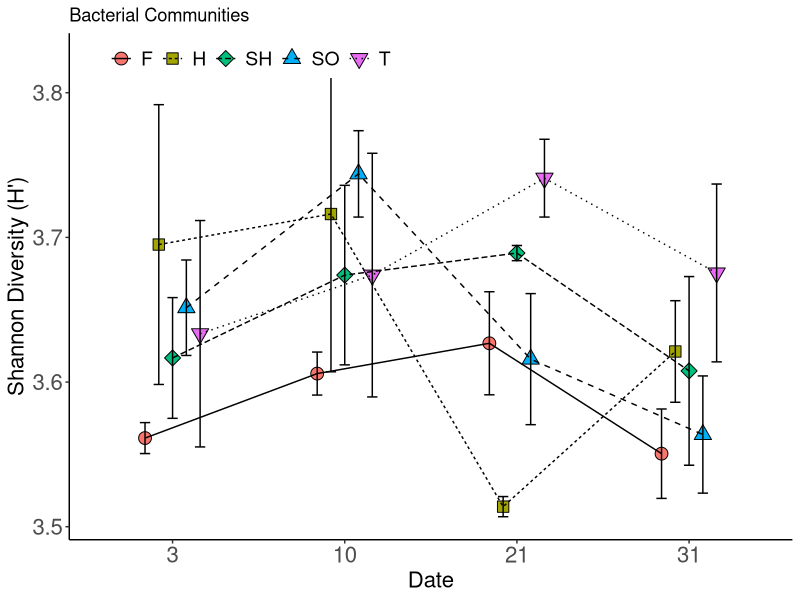

This chart was generated by the following R code: (Note: this script raises an error after producing the figure.)
## ---- chunk 1

bacteria.df=read.csv("nbc16s.final.subsample.tax.summary.csv") #csv formatted data from mothur
#its.df<-read.delim(file="nbcits.final.an.0.01.cons.tax.summary") #otherwise formatted data from mothur

##Loading Packages
# ipak function: install and load multiple R packages.
# checks to see if packages are installed. Install them if they are not, then load them into the R session.

ipak <- function(pkg){
    new.pkg <- pkg[!(pkg %in% installed.packages()[, "Package"])]
    if (length(new.pkg)) 
        install.packages(new.pkg, dependencies = TRUE, repos='http://cran.us.r-project.org')
    sapply(pkg, require, character.only = TRUE)
}

# Package list.  Contains all needed packages as a this writing.  To update, simply add new package name to the list!
packages <- c("ggplot2", 
              "plyr", 
              "reshape2", 
              "RColorBrewer", 
              "scales", 
              "grid",
              "VennDiagram",
              "bibtex",
              "vegan",
              "RAM",
              "tidyr",
              "Rmisc",
              "glue",
              "reshape",
              "reshape2",
              "lemon",
              "gapminder",
              "magrittr",
              "dplyr",
              "ggpubr",
              "gridExtra",
              "patternplot",
              "tibble",
              "gplots",
              "broom",
              "data.table",
              "devtools",
              "xlsx")
ipak(packages)

#PAirwise adonis is an unofiical package that does pairwise PERMANOVA on community data.  it is marginally useful.  To active it, simply remove the # and re run the code.
#install_github("pmartinezarbizu/pairwiseAdonis/pairwiseAdonis")
#library(pairwiseAdonis)
theme_set(theme_gray(base_size = 18))
pd=position_dodge(width=0.4)

bacteria.df=bacteria.df[bacteria.df$taxon !="Chloroplast_ge",] #We forgot to remove chloroplasts before in mothur...but we can do it now too!


## ---- chunk 2

bacteria.df$taxlevel=as.factor(bacteria.df$taxlevel) #make sure taxlevel is a factor so we can pull out data  in the following analyses
bacteria.df.6=subset.data.frame(bacteria.df, taxlevel==6,drop=TRUE)  #6 is the species level  #kingdom=0
#phylum=1
#class=2
#order=3
#family=4
#genus=5
#species=6


#you'll have to update your first and last sample column name in the "vars" argument below.  You will also need to look at your sample (column) names and adjust the arguments in the separate function.  Briefly, change the arguments int he "into" list to represent the number o chunks you can split your sample name into.  Secondly,the "sep"  says how many places fromt he left or right(-) the cuts should be made to separate.  The number of values in sep should each the number of groups in into less 1.
shannon.nbc<-bacteria.df.6 %>% 
  subset(select=c(-taxlevel,-rankID,-taxon,-daughterlevels,-total)) %>% 
  mutate_at(vars(X170818HA:X170828HB),funs(diversity(.,index="shannon"))) %>%
  gather(key="Sample",value="Diversity") %>%
  distinct(Sample,Diversity) %>% 
  separate(Sample, into=c("junk","Date","Substrate","Rep"), sep=c(1,7,-1))
  

#Clean up time.  First we remove the junk column altogether.  seconldy, we do some cleaning in case controls made it in.  Lastly we want to convert our "date" code into a "day of incuation" which we do manually with the revalue function.
shannon.nbc$junk=NULL
shannon.df=droplevels(shannon.nbc[-which(shannon.nbc$Substrate=='CR'),])
shannon.df$Date=as.factor(shannon.df$Date)
shannon.df$Date=revalue(shannon.df$Date,c("170818"="3","170828"="10","170905"="21","170915"="31"))


#Now, we summarizse by Date and Susbtrate  and get means and se across our reps.  
shannon.div.summary<-shannon.df %>% 
  group_by(Date, Substrate) %>% 
  summarise(mean=mean(Diversity),se=(sd(Diversity)/sqrt(n())))
                          

#Lets plot our summarizes data.
#tell ggplot what data to plot and the basic aesthtetichs (aes) we want a line graph connecting points.  Date is on the x axis and the mean is on the y.  We are grouping them and adjustign their shape and colors by type of substrate.
#adds points and lines to the plot

shannon.div.16s=ggplot(shannon.div.summary,  aes(x=Date,y=mean,group=Substrate,shape=Substrate,fill=Substrate))+ 
  geom_point(position=pd,size=4)+
  geom_line(aes(linetype=Substrate),position=pd)+ 
  geom_errorbar(aes(ymin=mean-se,ymax=mean+se),width=0.3,position=pd)+
  ylab("Shannon Diversity (H')")+ 
  theme_classic()+ #good generla theme for clean figures
  theme(legend.position=c(0.25,0.95), #legends are ifnitiely tweakable
        legend.title=element_blank(),
        legend.direction="horizontal",
        axis.text=element_text(size=16),
        axis.title=element_text(size=16),
        legend.text=element_text(size=14))+
  scale_shape_manual(name="Substrate",values=c(21,22,23,24,25))+ #I manually changed the shape of th points.  tehre is great additional supporting info online
  ggtitle("Bacterial Communities")+
  scale_y_continuous(breaks=seq(0,5,0.1)) #for consistency I am telling it to sacel y axis from 0 to 5 by 0.1 intervals
shannon.div.16s #calls (views) the graph we made


#ggsave lets you print your plots to jpegs, pdf, etc.  Just adjust the filename and device accordingly

#ggsave(shannon.div.16s,filename="shannon_plot.pdf",device="pdf")


#Stats time
shan.anova<-tidy(aov(Diversity~Date+Substrate+Date:Substrate,data=shannon.df))
shan.anova #this is its own dataframe now....you could easily export this to excel using the write_csv function!

## ---- chunk 3
bacteria.df$taxlevel=as.factor(bacteria.df$taxlevel)
bacteria.df.6=subset.data.frame(bacteria.df, taxlevel==6,drop=TRUE)

otu.df<-bacteria.df.6 %>% 
  subset(select=c(-taxlevel,-rankID,-taxon,-daughterlevels,-total)) %>% 
  mutate_at(vars(X170818HA:X170828HB),funs(n_distinct(.))) %>% #We calculate the number of distinct taxa here!
  gather(key="Sample",value="OTU") %>%
  distinct(Sample,OTU) %>% 
  separate(Sample, into=c("junk","Date","Substrate","Rep"), sep=c(1,7,-1))


otu.df$junk=NULL
otu.df=droplevels(otu.df[-which(otu.df$Substrate=='CR'),])
otu.df$Date=as.factor(otu.df$Date)
otu.df$Date=revalue(otu.df$Date,c("170818"="3","170828"="10","170905"="21","170915"="31"))






otu.df.summary=summarySE(otu.df,measurevar="OTU",groupvars=c("Date","Substrate"),na.rm=TRUE)
#This is another, simpler form of summarizing info for plotting purposes.  I chose to leave this here as an example of how making a summary table works if you don't have to do it multiple times.

pd=position_dodge(width=0.4)
otu.plot=ggplot(otu.df.summary, 
                aes(x=Date,y=OTU,group=Substrate,shape=Substrate,fill=Substrate))+
  geom_point(position=pd,size=4)+
  geom_line(aes(linetype=Substrate),position=pd)+
  geom_errorbar(aes(ymin=OTU-se,ymax=OTU+se),width=0.3,position=pd)+
  ylab("Observed OTUs")+
  theme_classic()+
  theme(legend.position=c(0.25,0.95),
        legend.title=element_blank(),
        legend.direction="horizontal",
        axis.text=element_text(size=16),
        axis.title=element_text(size=16),
        legend.text=element_text(size=14))+
  scale_shape_manual(name="Substrate",values=c(21,22,23,24,25))
otu.plot

otu.anova<-tidy(aov(OTU~Date+Substrate+Date:Substrate,data=otu.df))
otu.anova #this is its own dataframe now....you could easily export this to excel using the write_csv function!

## ---- chunk 4

#slightly different approach here.  We are removign columns instead of ignoring them like we have previously.  This is because ti's a little cleaner to do so and this analsyis is a little mroe ocmplicated.
bacteria.df.3=subset.data.frame(bacteria.df, taxlevel==2,drop=TRUE)
bacteria.df.3$taxlevel=NULL 
bacteria.df.3$rankID=NULL
bacteria.df.3$daughterlevels=NULL
bacteria.df.3$total=NULL

bac.rab<-bacteria.df.3 %>% 
  gather(-taxon,key="Sample",value="obs") 
  
bac.rab<-bac.rab %>%   #relative abundance calculations
  group_by(Sample) %>% 
  mutate(total_obs=sum(obs),
         rabund=obs/total_obs) %>% 
  separate(Sample, into=c("Junk","Date","Substrate","Rep"),sep=c(1,7,-1))



bac.rab$Junk=NULL
rabund.df=droplevels(bac.rab[-which(bac.rab$Substrate=='CR'),])
rabund.df$Date=as.factor(rabund.df$Date)
rabund.df$Date=revalue(rabund.df$Date,c("170818"="3","170828"="10","170905"="21","170915"="31"))


rabund.sum.df<-rabund.df %>% 
  group_by(Date,Substrate,taxon) %>% #note the inlcusion of taxon as a group to summarise by.  We want the mean of each taxon in each Date-Substrate combination
  summarise(mean_rabund=mean(rabund),
            mean_obs=mean(obs))


##making multiple plots!
rabund.plots<-rabund.sum.df %>% #generates list of plots by Date (groubp_by command)  
  group_by(Date) %>% 
  do(plots=ggplot(.,aes(x=Substrate,y=mean_rabund,group=taxon,color=taxon,fill=taxon))+
       geom_bar(stat="identity",color="black")+
       ggtitle(paste("Day",.$Date))+ #.$Date is shorthand to pull int he value of date for the given group being produced.  Using patse allows us to add extra text.
       ylab("Relative Abundance")+
       xlab("Substrate")+
       theme_classic())
rabund.plots$plots[[1]] #calls first plot from list of plots. Repeat for as many plots as you expect




## ---- chunk 5

bacteria.df.3=subset.data.frame(bacteria.df, taxlevel==2,drop=TRUE) #Note the higher tax level...purely from a visualization standpoint
bacteria.df.3$taxlevel=NULL
bacteria.df.3$rankID=NULL
bacteria.df.3$daughterlevels=NULL
bacteria.df.3$total=NULL
bac.rab<-bacteria.df.3 %>% 
  gather(-taxon,key="Sample",value="obs") 
  
bac.rab<-bac.rab %>%   
  group_by(Sample) %>% 
  mutate(total_obs=sum(obs),
         rabund=obs/total_obs)



bac.rab<-separate(bac.rab,Sample, into=c("Junk","Date","Substrate","Rep"),sep=c(1,7,-1)) 
bac.rab$Junk=NULL

rabund.df=droplevels(bac.rab[-which(bac.rab$Substrate=='CR'),])
rabund.df$Date=as.factor(rabund.df$Date)
rabund.df$Date=revalue(rabund.df$Date,c("170818"="3","170828"="10","170905"="21","170915"="31"))

rabund.sum.df<-rabund.df %>% 
  group_by(Date,Substrate,taxon) %>% 
  summarise(mean_rabund=mean(rabund),
            mean_obs=mean(obs))



require(viridis) #viridis is a package of alternative color scales to allow for high contrast observations....i.e. whent here are very subtle changes.
ggplot(rabund.sum.df, aes(Date,taxon,fill=mean_rabund))+
  geom_tile()+
  facet_wrap(~Substrate,nrow=1)+#facet wrap splits our graph into multiuple chunks where each has a unique valeu for some factor
  scale_fill_viridis()+ 
  theme(axis.text=element_text(size=10),
        axis.title=element_text(size=10),
        legend.text=element_text(size=10))+
  ylab("Class")+
  xlab("Day of Incubation")
  
#ggsave("hm.jpeg", device="jpeg", width=7, height=10,units="in")
#you can also set dimensions when your print your figures
## ---- chunk 6
env.df <- read.csv("env.df.csv") #external data for vector fitting (laba ssays, field data,etc)
env.drops=c("8/15/2017",
            "8/22/2017",
            "8/25/2017",
            "9/1/2017",
            "9/8/2017",
            "9/12/2017") #beware of date format shifts in excel!!  I am dropping dates from the env.df because I didn't get community measurements for each date


env.df=droplevels(env.df[!(env.df$Date.Sampled %in% env.drops),],drop=TRUE)
colnames(env.df)=c("Date_Sampled",
                   "Substrate",
                   "NEP",
                   "GPP",
                   "Respiration",
                   "BG-ase",
                   "NAG-ase",
                   "P-ase",
                   "Chl.a",
                   "Biomass",
                   "Day of Incubation",
                   "SRP",
                   "NO3",
                   "NH4",
                   "doy",
                   "width",
                   "xdepth",
                   "xvelocity",
                   "xtemp",
                   "xspc",
                   "Q")

env.c.drops=c("X",  #I don't necessarily want to use all the data here, so I specified some columns to ignore (summary columns, duplicates, etc)
              "Date.Sampled",
              "Sample",
              "time",
              "doy",
              "width",
              "xdepth",
              "xvelocity",
              "xtemp",
              "xspc",
              "Q")


env.df.fit=env.df[ , !(names(env.df) %in% env.c.drops)] #this si the code to remove the specified columns

env.df.fac=env.df[,1:2] #We want to copy the first two columns of site  data here.  We can't have ANY site data present when we do our ordination.  We will reattache this site data tot he ordination table afterwards so we can make inferences and good figures.

bacteria.df.3=subset.data.frame(bacteria.df, taxlevel==3,drop=TRUE)
bacteria.df.3$taxlevel=NULL
bacteria.df.3$rankID=NULL
bacteria.df.3$daughterlevels=NULL
bacteria.df.3$total=NULL

bac.env<-bacteria.df.3 %>% 
  gather(-taxon,key="Sample",value="obs") %>% 
  separate(Sample, into=c("Junk","Date","Substrate","Rep"),sep=c(1,7,-1))

bac.env$Junk=NULL
bac.env=droplevels(bac.env[-which(bac.env$Substrate=='CR'),])
bac.env$Date=as.factor(bac.env$Date)
bac.env$Date=revalue(bac.env$Date,c("170818"="3","170828"="10","170905"="21","170915"="31"))


bac.df.sps<-bac.env %>% 
  spread(key=taxon, value=obs) %>% #spread take a tall data table and makes it wide.  each "key" value becomes a column populated by the "value"
  select(-Date,-Substrate,-Rep)


bac.ord.dist=vegdist(bac.df.sps) #vegdist in the vegab package does distances.  Bray-Curtis is default but can do many many more.
bac.ord.nmds=metaMDS(bac.ord.dist) # We use our distance matrix fromt he above line to run our NMDS
bac.ORD=data.frame(MDS1=bac.ord.nmds$points[,1],MDS2=bac.ord.nmds$points[,2])# We want to extract the X and Y coordinates for our NMDS.  
bac.ORD=cbind(bac.ORD,env.df.fac) # We paste our site data extracted above to our NMKS coordinates so we cna make figures, etc.

bac.fit=envfit(bac.ord.nmds,env.df.fit,perm=999,na.rm=T,display="sites") #Envfit is a vector fitting fucntiont hat can identify correlations between NMDS points and other data.  This is more appropriate to use on SITE data with COMMUNITY NMDS.    
#bac.fit
bac.fit.df=as.data.frame(bac.fit$vectors$arrows*sqrt(bac.fit$vectors$r)) #exracting the data to plot the vectors
bac.fit.df$species=rownames(bac.fit.df) #converting rownmaes (inaccesible data) to a column (accessible data)
bac.spp.scrs=as.data.frame(scores(bac.fit,display="vectors"))
bac.spp.scrs=cbind(bac.spp.scrs, Assay=rownames(bac.spp.scrs),bac.fit$vectors$pvals) #Combining vector coordinates, pvalues etc into a data table for plotting 
bac.spp.scrs=setnames(bac.spp.scrs, old=("bac.fit$vectors$pvals"), new=c("pvals")) #Changing the name for clarity's sake
bac.spp.scrs=bac.spp.scrs[ which (bac.spp.scrs$pvals<0.05),] #Here we select only the  vectors whose p.vals are less than 0.05.

## Ellipses.  The following tow functions are custom creations to generate elipses for our NMDS plot
 veganCovEllipse<-function (cov, center = c(0, 0), scale = 1, npoints = 100) 
  {
    theta <- (0:npoints) * 2 * pi/npoints
    Circle <- cbind(cos(theta), sin(theta))
    t(center + scale * t(Circle %*% chol(cov)))
 }
 
bac.df_ell <- data.frame()
  for(g in levels(bac.ORD$Substrate)){ # you will have to update some of these fields ....look for bac.ORD, Substrate, etc.
    bac.df_ell <- rbind(bac.df_ell, cbind(as.data.frame(with(bac.ORD[bac.ORD$Substrate==g,],
                    veganCovEllipse(cov.wt(cbind(MDS1,MDS2),wt=rep(1/length(MDS1),length(MDS1)))$cov,center=c(mean(MDS1),mean(MDS2)))))
                    ,group=g))
  }

#Plotting oru NDMS
bac.nmds=ggplot(bac.ORD)+
  geom_point(mapping= aes(MDS1,MDS2,shape=Date_Sampled,color=Substrate))+
  coord_fixed(ratio=1)+
  geom_segment(data=bac.spp.scrs, #lines for vectors
               aes(x=0, xend=bac.spp.scrs$NMDS1/4, y=0,yend=bac.spp.scrs$NMDS2/4),
               arrow=arrow(length=unit(.1, "cm")),
               color="red")+
  geom_text(data = bac.spp.scrs, #labels for vectors
            aes(x = NMDS1/4.5, y = NMDS2/4.5, label = Assay),
            size = 3) +
  geom_path(data=bac.df_ell, #ellipses
              aes(x=MDS1, y=MDS2,colour=group), 
              size=1, linetype=2)+
  ggtitle("Bacterial Communities")+
  theme_classic()+
  labs(shape="Date Sampled", 
       color="Substrate")+
  xlim(-0.3,0.3)+
  ylim(-0.3,0.3)
bac.nmds

## The scores and stress values are important metrics of NMDS quality
#scores(bac.fit, "vectors")
#bac.ord.nmds$stress


## These plots  use the facet grod approach to pull out the plot for each level of a factor (types of substrate for sinatcne)
ggplot(bac.ORD)+
  geom_point(mapping= aes(MDS1,MDS2,shape=Date_Sampled,color=Substrate,group=Substrate))+
  facet_grid(.~Date_Sampled)

ggplot(bac.ORD)+
  geom_point(mapping= aes(MDS1,MDS2,shape=Date_Sampled,color=Substrate,group=Substrate))+
  facet_grid(.~Substrate)


#This section should really be its own chunk, but since it relies directly on the distance matrices we just calculated it makes sense to just keep it here.  
#betadisper compares the area of the collected nmds points for each group you specifiy and compares it to your other group areas (a la anova).  It is analgous to homogeneity of variance test and is a great way to visualize your ordination.

#http://cc.oulu.fi/~jarioksa/softhelp/vegan/html/betadisper.html
bac.disp.Sample=betadisper(bac.ord.dist,bac.ORD$Substrate) #Grouping by Substrate type
bac.disp.Date=betadisper(bac.ord.dist,bac.ORD$Date_Sampled) #Grouping by Date
bac.perm.date=permutest(bac.disp.Date, pairwise=TRUE,permutations=1000) #analgous to an anova
TukeyHSD(bac.disp.Sample) #compaitble with tukeyhsd for pairwise comparions!  Are there significant differences in variances between our groups?
bac.perm.sample=permutest(bac.disp.Sample, pairwise=TRUE,permutations=1000)
TukeyHSD(bac.disp.Date)
bac.disp.Sample #lets plots the results.  NOte the use of capiatlization and lower case in the last term name....this is intentional!
bac.disp.Date
#test pairwise comparions between groups in nmds


## ---- chunk 7
bacteria.df.6=subset.data.frame(bacteria.df, taxlevel==6,drop=TRUE)
bacteria.df.6$taxlevel=NULL
bacteria.df.6$rankID=NULL
bacteria.df.6$daughterlevels=NULL
bacteria.df.6$total=NULL
bac.perm<-bacteria.df.6 %>% 
  gather(-taxon,key="Sample",value="obs") 




bac.perm<-separate(bac.perm,Sample, into=c("Junk","Date","Substrate","Rep"),sep=c(1,7,-1)) 
bac.perm$Junk=NULL

bac.perm=droplevels(bac.perm[-which(bac.perm$Substrate=='CR'),])
bac.perm$Date=as.factor(bac.perm$Date)
bac.perm$Date=revalue(bac.perm$Date,c("170818"="3","170828"="10","170905"="21","170915"="31"))

anosim.bac.df<-bac.perm %>% #originally I was trying to use ANOSIM, but PERMANOVA ended up being mroe appropriate...I was too lazy to change the names.
  spread(key="taxon",value="obs")

#The above is all the same as you've seen ebfore.  It may seem redundant, but it is very important that every analysis be able to stand alone if need be.  This saves time on computation (you don't have to re-run the whole file) and makes it much mroe shareable.





design.df=anosim.bac.df[,1:3] #We create a design dataframe fromt he Date, Substrate and Rep columns.  Just like before we can't have any non-numeric data present for the matrix caclulations.  This time we will call this design file directly in the function call.

#remove the design file columns from the matrix
anosim.bac.df$Date=NULL
anosim.bac.df$Substrate=NULL
anosim.bac.df$Rep=NULL

#Here we are creating distances for the PERMANOVA
bac.dist=vegdist(anosim.bac.df)
bac.ano=anosim(bac.dist,design.df$Substrate) # I left ANOSIM in here just for kicks.  Read about it here 
summary(bac.ano)


# Running the permanova
bac.perm=print(adonis(anosim.bac.df~Substrate*Date,data=design.df)) #the adonis() function is what calculates the PERMANOVA.  The interaction term is automatic and does not need to explicitly coded
bac.perm.tab=as.data.frame(bac.perm$aov.tab)
bac.perm.tab=bac.perm.tab[1:3,]
bac.perm.tab<-rownames_to_column(bac.perm.tab,var="Term") #createing a term column from rownames
bac.perm.tab # prints the table

write.xlsx(bac.perm.tab,"permanova.table.xlsx")

## Pairwise adonis is a user-created function on github.  It can be marginally helpful so I left it here but de-activated.
#pairwise.adonis(anosim.df,factors=c(design.df$Substrate), 
              #  sim.method = 'bray', 
              #  p.adjust.m ='bonferroni')

#pairwise.adonis(anosim.df,factors=c(design.df$Date), 
              #  sim.method = 'bray', 
              #  p.adjust.m ='bonferroni')

## ---- chunk 8
#extract and shape OTU table at Order level
bacteria.df.venn=subset.data.frame(bacteria.df, taxlevel==4,drop=TRUE)
drops <- c("taxlevel","rankID","daughterlevels","total","SDKC1","SDKC2","SDKC3")
bacteria.df.venn=bacteria.df.venn[ , !(names(bacteria.df.venn) %in% drops)]


#Data Prep
bacteria.df.venn=melt(bacteria.df.venn,id.vars="taxon") #melt is an older version of spread() we use everywhere else
bacteria.df.venn=dcast(bacteria.df.venn,variable~bacteria.df.venn$taxon) #dcast is an older version of gather()
bacteria.df.venn=separate(bacteria.df.venn,variable,into=c("junk","Date","Substrate"),sep=c(1,7))
bacteria.df.venn=separate(bacteria.df.venn,Substrate,into=c("Substrate","Rep"),sep=c(-1))
bacteria.df.venn$junk=NULL

bacteria.df.venn=droplevels(bacteria.df.venn[-which(bacteria.df.venn$Substrate=='CR'),])
bacteria.df.venn$Date=as.factor(bacteria.df.venn$Date)
bacteria.df.venn$Date=revalue(bacteria.df.venn$Date,c("170818"="3","170828"="10","170905"="21","170915"="31"))

#Creating lists for each substrate type
Hard=colnames(bacteria.df.venn[bacteria.df.venn$Substrate=="H",
                               apply(bacteria.df.venn[bacteria.df.venn$Substrate=="H",],
                                     MARGIN=2,function(x) any(x>0))])
Hard=Hard[-(1:3)]#dumps the extra stuff we don't need (-)denotes deletion

Soft=colnames(bacteria.df.venn[bacteria.df.venn$Substrate=="SO",
                               apply(bacteria.df.venn[bacteria.df.venn$Substrate=="SO",],
                                     MARGIN=2,function(x) any(x>0))])
Soft=Soft[-(1:3)]

Sheet=colnames(bacteria.df.venn[bacteria.df.venn$Substrate=="SH",
                                apply(bacteria.df.venn[bacteria.df.venn$Substrate=="SH",],
                                      MARGIN=2,function(x) any(x>0))])
Sheet=Sheet[-(1:3)]

Foam=colnames(bacteria.df.venn[bacteria.df.venn$Substrate=="F",
                               apply(bacteria.df.venn[bacteria.df.venn$Substrate=="F",],
                                     MARGIN=2,function(x) any(x>0))])
Foam=Foam[-(1:3)]

Tile=colnames(bacteria.df.venn[bacteria.df.venn$Substrate=="T",
                               apply(bacteria.df.venn[bacteria.df.venn$Substrate=="T",],
                                     MARGIN=2,function(x) any(x>0))])
Tile=Tile[-(1:3)]


bac.venn.list=list("Hard"=Hard,"Soft"=Soft,"Sheet"=Sheet,"Foam"=Foam,"Tile"=Tile) #list of groups to compare 
#making a list of lists we created above.  R and other languages use the lists of things often!
bac.venn=gList(venn.diagram(x=bac.venn.list,
                            filename=NULL,
                            label=TRUE,
                            main="Bacterial Communities",
                            main.fontface = 2,
                            fill=c("yellow","blue","green","red","purple"),
                            cat.cex=0.8,
                            cat.fontface=2,
                            lty=1,
                            main.pos=c(0.15,1),
                            cat.just=list(c(0.6,1) , c(0,0) , c(0,0) , c(1,1) ,c(1,0))))
bac.venn.plot=grid.arrange(gTree(children=bac.venn))

#ggsave works with the bac.venn.plot object created above

## ---- chunk 9
#extract and shape OTU table at Order level
bacteria.df.venn=subset.data.frame(bacteria.df, taxlevel==4,drop=TRUE)

drops <- c("taxlevel","rankID","daughterlevels","total","SDKC1","SDKC2","SDKC3")
bacteria.df.venn=bacteria.df.venn[ , !(names(bacteria.df.venn) %in% drops)]

bacteria.df.venn=melt(bacteria.df.venn,id.vars="taxon")
bacteria.df.venn=dcast(bacteria.df.venn,variable~bacteria.df.venn$taxon)
#rabund.df$variable=as.numeric(rabund.df$variable)
bacteria.df.venn=separate(bacteria.df.venn,variable,into=c("junk","Date","Substrate"),sep=c(1,7))
bacteria.df.venn=separate(bacteria.df.venn,Substrate,into=c("Substrate","Rep"),sep=c(-1))
bacteria.df.venn$junk=NULL

bacteria.df.venn=droplevels(bacteria.df.venn[-which(bacteria.df.venn$Substrate=='CR'),])
bacteria.df.venn$Date=as.factor(bacteria.df.venn$Date)
bacteria.df.venn$Date=revalue(bacteria.df.venn$Date,c("170818"="3","170828"="10","170905"="21","170915"="31"))

Day_3=colnames(bacteria.df.venn[bacteria.df.venn$Date=="3",apply(bacteria.df.venn[bacteria.df.venn$Date=="3",],MARGIN=2,function(x) any(x>0))])

Day_10=colnames(bacteria.df.venn[bacteria.df.venn$Date=="10",apply(bacteria.df.venn[bacteria.df.venn$Date=="10",],MARGIN=2,function(x) any(x>0))])

Day_21=colnames(bacteria.df.venn[bacteria.df.venn$Date=="21",apply(bacteria.df.venn[bacteria.df.venn$Date=="21",],MARGIN=2,function(x) any(x>0))])

Day_31=colnames(bacteria.df.venn[bacteria.df.venn$Date=="31",apply(bacteria.df.venn[bacteria.df.venn$Date=="31",],MARGIN=2,function(x) any(x>0))])

day_venn=list("Day 3"=Day_3,"Day 10"=Day_10,"Day 21"=Day_21,"Day 31"=Day_31)

bac.venn.day=gList(venn.diagram(x=day_venn,
                            filename=NULL,
                            label=TRUE,
                            main="Bacterial Communities",
                            main.fontface = 2,
                            fill=c("yellow","blue","green","red"),
                            cat.cex=0.8,
                            cat.fontface=2,
                            lty=1,
                            main.pos=c(0.15,1),
                            cat.just=list(c(0.6,1) , c(0,0) , c(0,0) , c(1,1) )))
bac.venn.day.plot=grid.arrange(gTree(children=bac.venn.day)) #don't know how to swithc which date is which blob
## ---- chunk 10
saveRDS(bacteria.df,"bacteria.Rdata")  # This saves the working envrionment in a single file.  you can access this file so that you don't need to re-run this document.  For example I did this to create a new markdown doc that cotnained all the figures for this porject but didn't replciate all the analyses.
